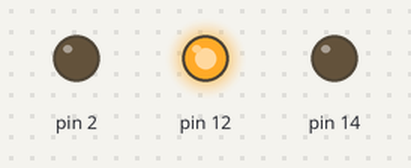
A sketch run on a simulated Arduino Uno, built with avr-gcc and run on an emulated ATmega328P. On the bench: output pins drawn as LEDs (lit = HIGH).

Above: at 0.5 s.
At 1.2 s:
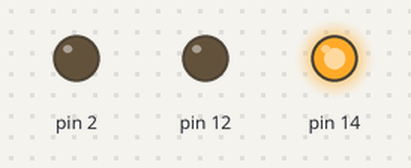
At 4.5 s:
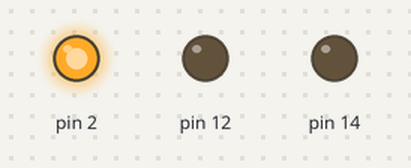
Timing chart, 0 to 5.8 s (numbered marks = the images above):
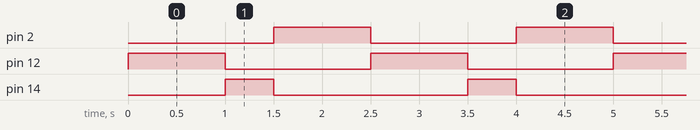

The sketch:

sketch_semaforo.ino
```cpp
void setup() {
  // put your setup code here, to run once:
  pinMode(12, OUTPUT);
  pinMode(14, OUTPUT);
  pinMode(2, OUTPUT);
}

void loop() {
  // put your main code here, to run repeatedly:
  digitalWrite(12, HIGH);
  delay(1000);
  digitalWrite(12,LOW);
  digitalWrite(14, HIGH);
  delay(500);
  digitalWrite(14, LOW);
  digitalWrite(2, HIGH);
  delay(1000);
  digitalWrite(2,LOW);
}
```

Measured:
- by itself, pin 2, pin 12: alternates HIGH for 1.0 s and LOW for 1.5 s
- by itself, pin 14: alternates HIGH for 0.50 s and LOW for 2.0 s
- by itself, everything shown: repeats every 2.5 s, in 4 steps
